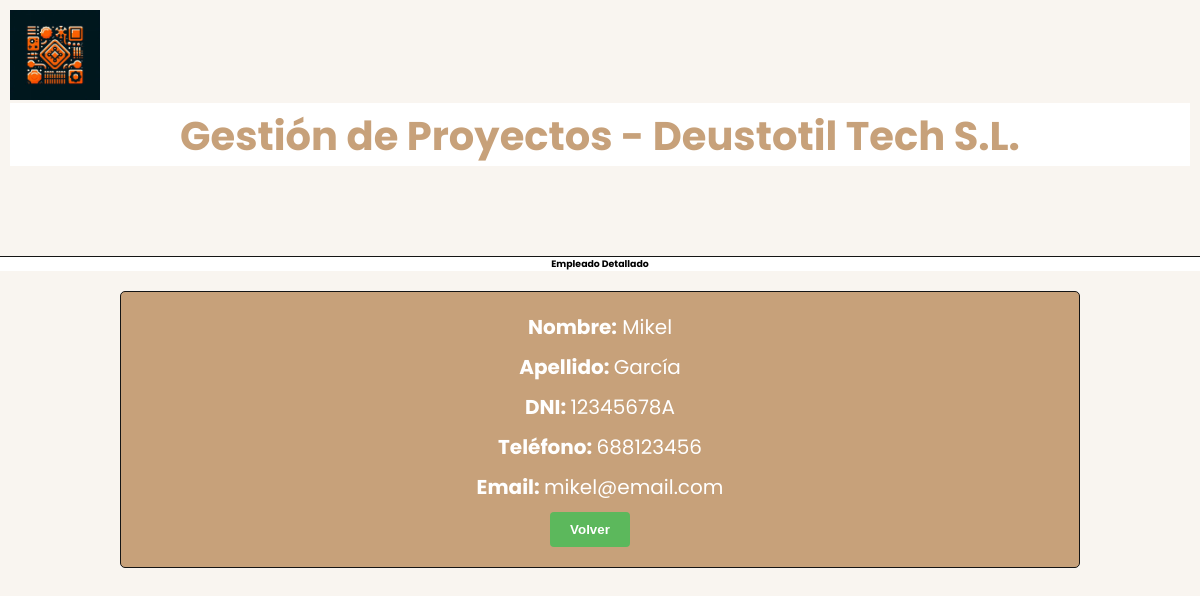
The page /DjangoGePrApp/detEmpleado/1/ on the database its author committed.
### DjangoGePrApp/models.py (models this page shows, shortened)
class Empleado(models.Model):
    nombre = models.CharField(max_length=100)
    apellido = models.CharField(max_length=100)
    dni = models.CharField(max_length=20)
    telefono = models.CharField(max_length=20)
    email = models.EmailField()

### DjangoGePrApp/views.py (the view)
# urls.py: path('detEmpleado/<int:empleado_id>/', views.detEmpleado, name='detEmpleado'),
def detEmpleado(request, empleado_id):
    empleado = Empleado.objects.get(pk=empleado_id)
    context = {'titulo_pagina' : 'Empleado Detallado', 'emp' : empleado}
    return render(request, 'detEmpleado.html', context)

### DjangoGePrApp/templates/detEmpleado.html (shortened to what this page needs)
{% extends "header.html" %}
{% block contenido %}
<div class="formulario">
  <div>
    <strong>Nombre:</strong> {{ emp.nombre }}
  </div>
  <div>
    <strong>Apellido: </strong> {{ emp.apellido }}
  </div>
  <div>
    <strong>DNI: </strong> {{ emp.dni }}
  </div>
  <div>
    <strong>Teléfono: </strong> {{ emp.telefono }}
  </div>
  <div>
    <strong>Email: </strong> {{ emp.email }}
  </div>
  <button class="nav" type="submit"><a href="{% url 'listados' %}">Volver</a></button>
</div>
{% endblock %}

### static/style.css (style rules this page uses)
:root { --primary-color: #c7a17a; --background-color: #f9f5f0; --dark-color: #151515; --accent-color: #efa162; --form-background: #5cb85c; --form-hover: #4cae4c; --btn-blue: rgb(0, 162, 255); --btn-yellow: rgb(226, 226, 84); --btn-red: rgb(241, 64, 64); }
body, html { height: 100%; font-family: 'Poppins', sans-serif; font-size: 62.5%; box-sizing: border-box; margin: 0; padding: 0; background-color: var(--background-color); }
* { margin: 0; padding: 0; box-sizing: border-box; }
a { text-decoration: none; }
input, button { outline: none; border: none; }
.nav { background-color: var(--background-color); padding: 10px; display: inline-block; margin-right: 20px; font-weight: bold; border: none; cursor: pointer; }
.nav a { color: var(--primary-color); font-weight: bold; }
.formulario, .detallesProyecto, .detallesTarea, .detallesEmpleado, .detallesCliente { margin: 20px auto; padding: 20px; border: 1px solid var(--dark-color); background-color: var(--primary-color); border-radius: 5px; width: 80%; text-align: center; color: white; font-size: 2rem; }
.formulario div, .detallesProyecto div, .detallesTarea div, .detallesEmpleado div, .detallesCliente div { margin-bottom: 10px; }
button[type="submit"] { background-color: var(--form-background); color: white; padding: 1rem 2rem; border-radius: 4px; cursor: pointer; }
button[type="submit"] a { color: white; cursor: pointer; }

### rows shown on the page
Empleado: nombre "Mikel", apellido "García", dni "12345678A", telefono "688123456", email "mikel@email.com"

### other values the page prints
{{ titulo_pagina }} "Empleado Detallado"
